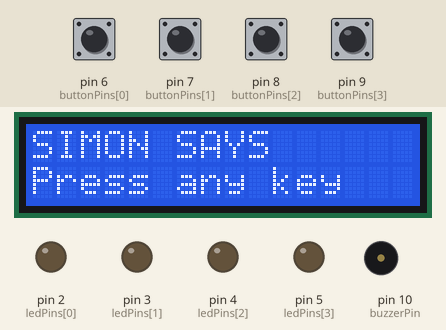
This sketch was run on a simulated Arduino Uno, built with avr-gcc and run on an emulated ATmega328P. Parts: 16×2 character LCD, output pins drawn as LEDs (lit = HIGH), buzzer (waves = sounding). Dashed ring = blinking. The inputs (shaded band) are chosen by the test bench; at power-on: pin 6 (buttonPins[0]), pin 7 (buttonPins[1]), pin 8 (buttonPins[2]), pin 9 (buttonPins[3]) HIGH. Random numbers use the default seed unless the sketch sets one; EEPROM starts erased.

Above: at 1.7 s.
1.8 s: pin 6 (buttonPins[0]) pulled LOW for 0.15 s
At 3.9 s:
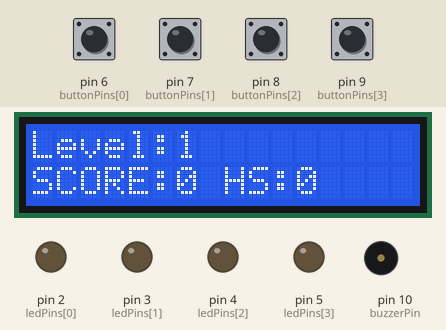
4.2 s: pin 7 (buttonPins[1]) pulled LOW for 0.15 s
At 6.6 s:
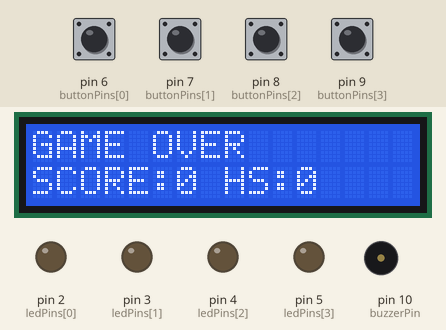
7.9 s: pin 6 (buttonPins[0]) pulsed LOW 5 times (0.12 s each, 0.3 s apart)
At 9.51 s:
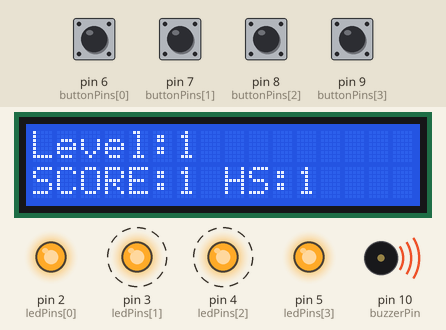
12.4 s: pin 8 (buttonPins[2]) pulled LOW for 0.15 s
At 12.89 s:
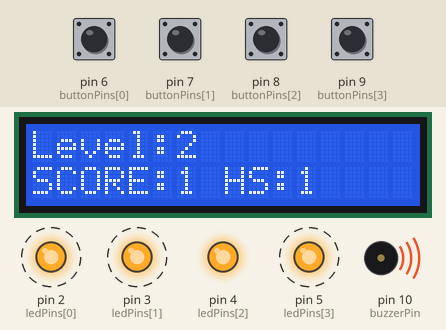
Timing chart, 0 to 14.1 s (numbered marks = the images above; inputs shaded):
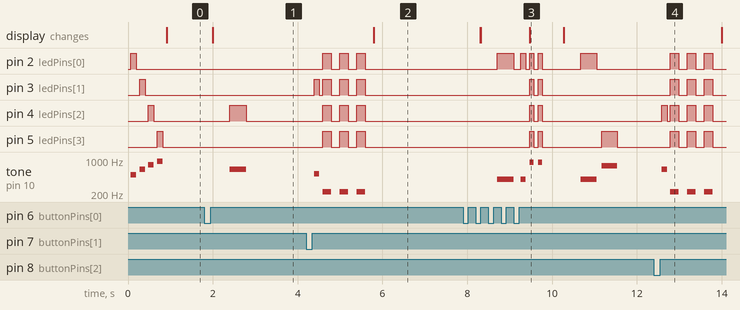

The sketch:

simon_says.ino
```cpp
  #include <LiquidCrystal.h>
  #include <EEPROM.h>

  const int EEPROM_ADDR_HS = 0;

  LiquidCrystal lcd(11, 12, A0, A1, A2, A3);

  const int NUM_BUTTONS = 4;

  int ledPins[NUM_BUTTONS]    = {2, 3, 4, 5};
  int buttonPins[NUM_BUTTONS] = {6, 7, 8, 9};
  int buzzerPin = 10;

  const int MAX_STEPS = 50;
  int sequenceSteps[MAX_STEPS];

  int level = 0;
  int userIndex = 0;
  int score = 0;

  int sessionHigh = 0;
  int allTimeHigh = 0;

  bool newRound = true;

  int baseDelay = 400;
  int minDelay  = 120;

  void beep(int freq, int duration) {
    tone(buzzerPin, freq, duration);
    delay(duration);
    noTone(buzzerPin);
  }

  void flashLed(int index, int duration) {
    digitalWrite(ledPins[index], HIGH);
    beep(400 + index * 120, duration);
    digitalWrite(ledPins[index], LOW);
    delay(80);
  }

  void showSequence(int len) {
    int currentDelay = baseDelay - level * 15;
    if (currentDelay < minDelay) currentDelay = minDelay;
    delay(400);
    for (int i = 0; i < len; i++) {
      int idx = sequenceSteps[i];
      digitalWrite(ledPins[idx], HIGH);
      tone(buzzerPin, 400 + idx * 120);
      delay(currentDelay);
      noTone(buzzerPin);
      digitalWrite(ledPins[idx], LOW);
      delay(120);
    }
  }

  int readButton() {
    for (int i = 0; i < NUM_BUTTONS; i++) {
      if (digitalRead(buttonPins[i]) == LOW) {
        while (digitalRead(buttonPins[i]) == LOW) {
          delay(1);
        }
        delay(40);
        return i;
      }
    }
    return -1;
  }

  void gameOver() {
    for (int i = 0; i < 3; i++) {
      for (int j = 0; j < NUM_BUTTONS; j++) {
        digitalWrite(ledPins[j], HIGH);
      }
      beep(220, 200);
      for (int j = 0; j < NUM_BUTTONS; j++) {
        digitalWrite(ledPins[j], LOW);
      }
      delay(200);
    }
  }

  void victoryFlash() {
    for (int i = 0; i < 2; i++) {
      for (int j = 0; j < NUM_BUTTONS; j++) {
        digitalWrite(ledPins[j], HIGH);
      }
      beep(900, 100);
      for (int j = 0; j < NUM_BUTTONS; j++) {
        digitalWrite(ledPins[j], LOW);
      }
      delay(100);
    }
  }

  void updateLcd() {
    lcd.clear();
    lcd.setCursor(0, 0);
    lcd.print("Level:");
    lcd.print(level);

    lcd.setCursor(0, 1);
    lcd.print("SCORE:");
    lcd.print(score);
    lcd.print(" HS:");
    lcd.print(sessionHigh);
  }

  // játék reset
  void resetGame() {
    level = 0;
    userIndex = 0;
    score = 0;
    newRound = true;
    updateLcd();
  }

  void setup() {
    for (int i = 0; i < NUM_BUTTONS; i++) {
      pinMode(ledPins[i], OUTPUT);
      digitalWrite(ledPins[i], LOW);
      pinMode(buttonPins[i], INPUT_PULLUP);
    }
    pinMode(buzzerPin, OUTPUT);

    lcd.begin(16, 2);
    EEPROM.get(EEPROM_ADDR_HS, allTimeHigh);

    if (allTimeHigh < 0 || allTimeHigh > 3000) {
      allTimeHigh = 0;
    }

    sessionHigh = allTimeHigh;

    for (int i = 0; i < NUM_BUTTONS; i++) {
      digitalWrite(ledPins[i], HIGH);
      beep(500 + i * 150, 130);
      digitalWrite(ledPins[i], LOW);
      delay(80);
    }

    lcd.clear();
    lcd.setCursor(0, 0);
    lcd.print("SIMON SAYS");
    lcd.setCursor(0, 1);
    lcd.print("Press any key");

    unsigned long seed = 0;
    while (readButton() == -1) {
      seed++;
      delay(1);
    }
    randomSeed(seed);
    resetGame();
  }


  void loop() {
    if (newRound) {
      if (level < MAX_STEPS) {
        sequenceSteps[level] = random(0, NUM_BUTTONS);
        level++;
      }
      updateLcd();
      showSequence(level);
      userIndex = 0;
      newRound = false;
    }

    int pressed = readButton();

    if (pressed != -1) {
      flashLed(pressed, 120);

      if (pressed == sequenceSteps[userIndex]) {
        userIndex++;
        score++;

        if (score > sessionHigh) {
          sessionHigh = score;
        }
        if (score > allTimeHigh) {
          allTimeHigh = score;
          EEPROM.put(EEPROM_ADDR_HS, allTimeHigh);
        }
        updateLcd();

        if (userIndex >= level) {
          victoryFlash();
          delay(400);
          newRound = true;
        }
      } else {
        gameOver();

        lcd.clear();
        lcd.setCursor(0, 0);
        lcd.print("GAME OVER");
        lcd.setCursor(0, 1);
        lcd.print("SCORE:");
        lcd.print(score);
        lcd.print(" HS:");
        lcd.print(allTimeHigh);

        delay(2500);
        resetGame();
      }
    }
    delay(5);
  }
```

Measured:
- after the input at 1.8 s, pin 4 (ledPins[2]): LOW → HIGH after 0.60 s, → LOW 0.39 s later; tone on pin 10 (buzzerPin): silent → 640 Hz after 0.60 s, → silent 0.39 s later; the display: changes after 0.20 s (image 1)
- after the input at 4.2 s, pin 2 (ledPins[0]), pin 4 (ledPins[2]): alternates HIGH for 0.20 s and LOW for 0.20 s, 6 changes in all, then stays LOW, starting after 0.39 s
- after the input at 7.9 s, pin 3 (ledPins[1]), pin 4 (ledPins[2]): alternates HIGH for 0.10 s and LOW for 0.10 s, 4 changes in all, then stays LOW, starting after 1.6 s; pin 5 (ledPins[3]): goes HIGH 0.10 s, LOW 0.10 s, HIGH 0.10 s, LOW 1.4 s, HIGH 0.37 s, then LOW, starting after 1.6 s
- after the input at 12.4 s, pin 2 (ledPins[0]), pin 3 (ledPins[1]), pin 5 (ledPins[3]): alternates HIGH for 0.20 s and LOW for 0.20 s, starting after 0.39 s; tone on pin 10 (buzzerPin): plays 640 Hz for 0.12 s, 220 Hz for 0.20 s, 220 Hz for 0.20 s, 220 Hz for 0.20 s, starting after 0.19 s
